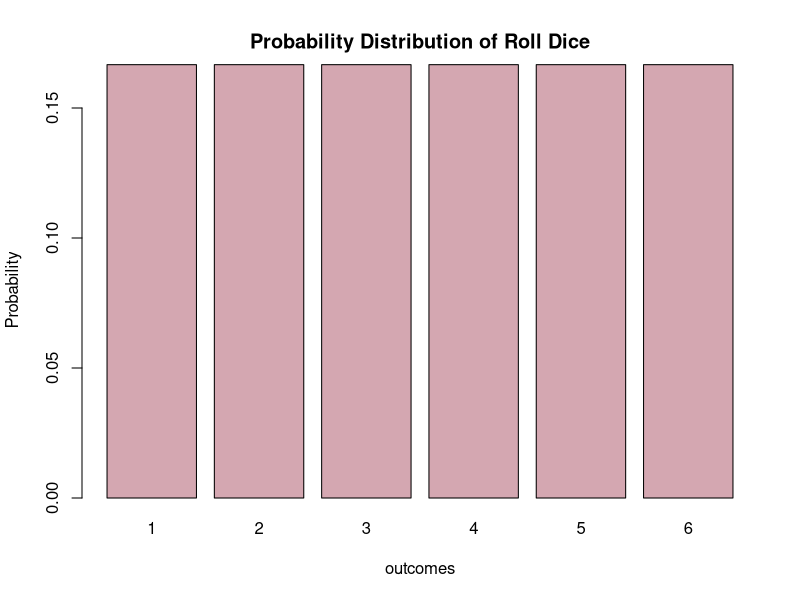
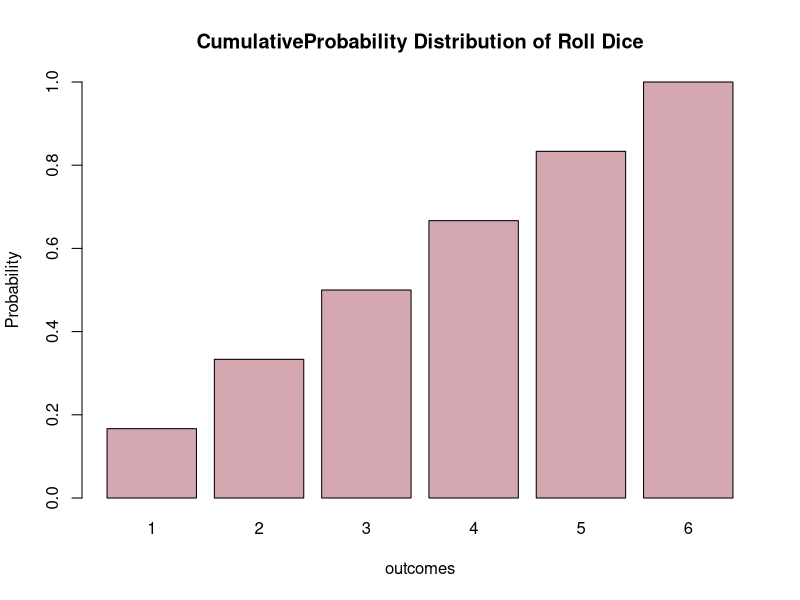
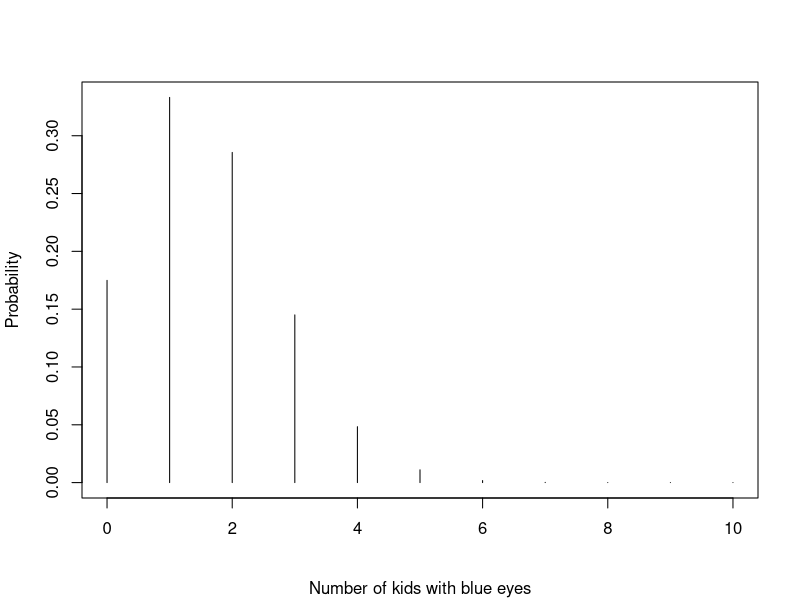
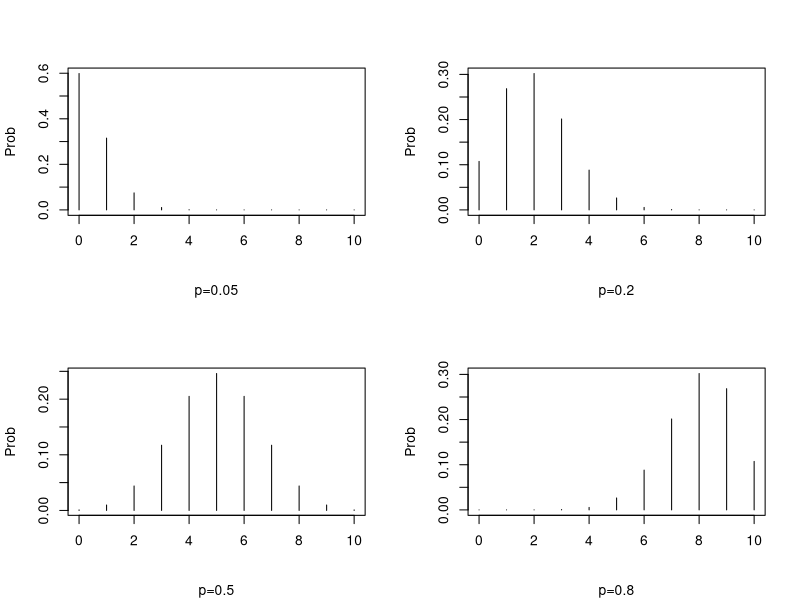
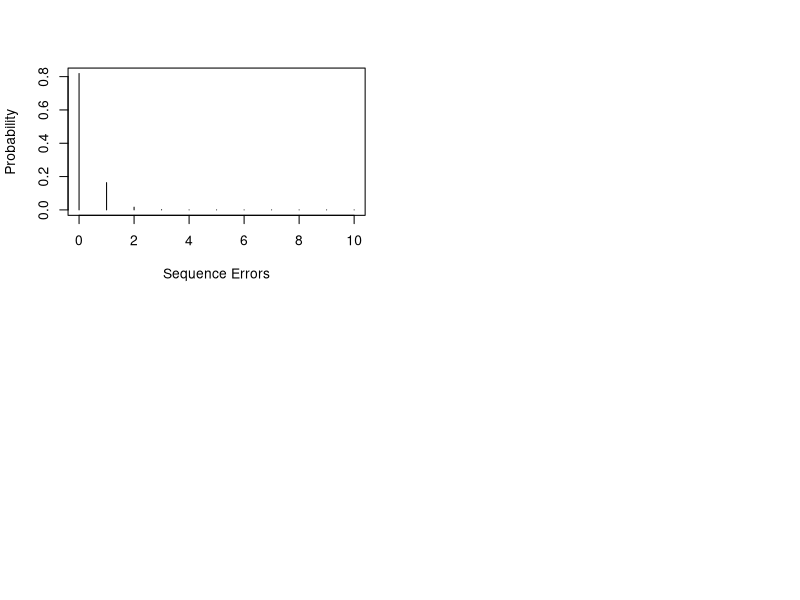

Here is the R script that generated these plots, in order:
#1a
s<-c(1,2,3,4,5,6)
# generate the vector of probabilities 
probability <- rep(1/6, 6) 
probability
barplot(probability,names.arg = s, ylim = c(0,.16), main = "Probability Distribution of Roll Dice", ylab = "Probability", xlab = "outcomes",col = "#D4A7B1") 

#1b Cumulative frequency table

cum_probability <- cumsum(probability) 

# plot the probabilites 
barplot(cum_probability,names.arg = s, ylim = c(0,1), main = "CumulativeProbability Distribution of Roll Dice", ylab = "Probability", xlab = "outcomes",col = "#D4A7B1") 


#1c
x<-0:10
y<-dbinom(0:10,10,0.16)
data.frame("Prob"=y,row.names=x)
plot(0:10,dbinom(0:10,10,0.16),,type='h',xlab="",ylab="Probability",sub="Number of kids with blue eyes")

#1d
par(mfrow=c(2,2))
plot(0:10,dbinom(0:10,10,0.05),type='h',xlab="",ylab="Prob", sub="p=0.05")
plot(0:10,dbinom(0:10,10,0.2),type='h',xlab="",ylab="Prob", sub="p=0.2")
plot(0:10,dbinom(0:10,10,0.5),type='h',xlab="",ylab="Prob", sub="p=0.5")
plot(0:10,dbinom(0:10,10,0.8),type='h',xlab="",ylab="Prob", sub="p=0.8")

#1e
x<-0:10
y<-dpois(0:10,0.2)
data.frame("Prob"=y,row.names=x)
plot(0:10, dpois(0:10,0.2), type='h', xlab="Sequence Errors",ylab="Probability" )